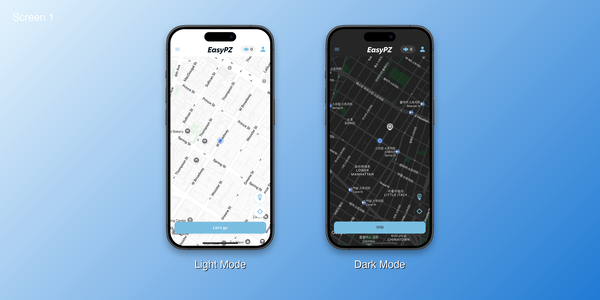
#> input picture src/assets/projects/easypz/easypz-screens-0.png, 600 x 300 px
$ python -i create_paired_screenshots.py   (imports and definitions only)
#> lines starting #> are read from the running program, lines starting #| are printed output that depends on the picture; after the words box and inside, x2 and y2 are one past the last pixel; in counts of white or black regions, pixels touching at a corner belong together
#> further down, picture is the input picture: PIL image 600x300 RGB; mean R, G, B 128.8, 168, 204.8
#!/usr/bin/env python3
"""
Create paired light/dark mode screenshots with beautiful backgrounds
for the EasyPZ app showcase.
"""

import os
from PIL import Image, ImageDraw, ImageFilter, ImageFont
import numpy as np

# [24 lines left out: function create_gradient_background, not called in this run]

def add_drop_shadow(image, offset=(0, 15), blur=25, opacity=0.35):
    """Add a drop shadow to an image with proper alpha handling"""
#> called with offset = (0, 15), blur = 25, opacity = 0.35
    if image.mode != 'RGBA':
        image = image.convert('RGBA')

    # Create a larger canvas for the shadow
    total_width = image.width + abs(offset[0]) + blur * 4
    total_height = image.height + abs(offset[1]) + blur * 4

    # Create final composite image
    final = Image.new('RGBA', (total_width, total_height), (0, 0, 0, 0))
#> final: PIL image 700x415 RGBA; every value is 0

    # Extract alpha channel and threshold it to remove semi-transparent pixels
    _, _, _, alpha = image.split()
#> alpha: PIL image 600x300 L; every value is 255
    # Create a clean alpha mask by thresholding - this removes antialiasing artifacts
    alpha_array = np.array(alpha)
    # Only keep pixels that are reasonably opaque
    clean_alpha = np.where(alpha_array > 10, alpha_array, 0)
    alpha_clean = Image.fromarray(clean_alpha.astype('uint8'))

    # Create shadow from the cleaned alpha
    shadow_layer = Image.new('L', (total_width, total_height), 0)
#> shadow_layer: PIL image 700x415 L; every value is 0
    shadow_layer.paste(alpha_clean, (blur * 2 + offset[0], blur * 2 + offset[1]))
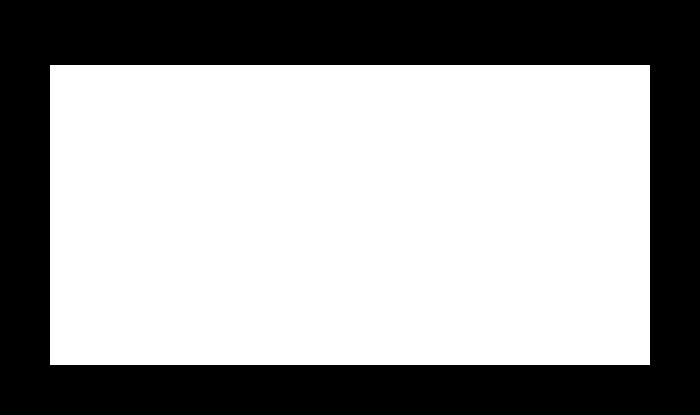
#> shadow_layer: PIL image 700x415 L; 62% white; 1 black region, box (x1, y1, x2, y2) and area: (0, 0, 700, 415) 110500

    # Apply multiple blur passes for smoother shadow
    for _ in range(3):
        shadow_layer = shadow_layer.filter(ImageFilter.GaussianBlur(radius=blur // 3))
#> this loop made 3 passes
#> pass 1, in add_drop_shadow, `shadow_layer = shadow_layer.filter(ImageFilter.GaussianBlur(radius=blu..`:
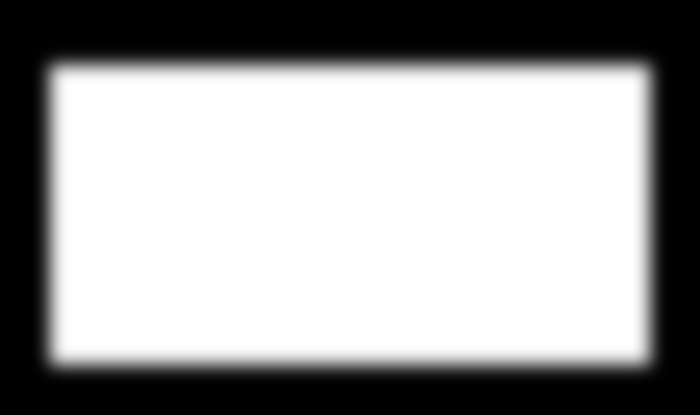
#> shadow_layer: PIL image 700x415 L; min 0, max 255, mean 158
#> pass 3, in add_drop_shadow, `shadow_layer = shadow_layer.filter(ImageFilter.GaussianBlur(radius=blu..`:
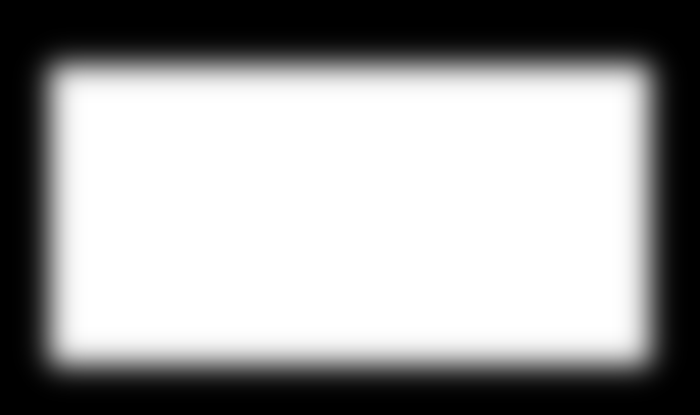
#> shadow_layer: PIL image 700x415 L; min 0, max 255, mean 158

    # Apply opacity
    shadow_layer = shadow_layer.point(lambda x: int(x * opacity))
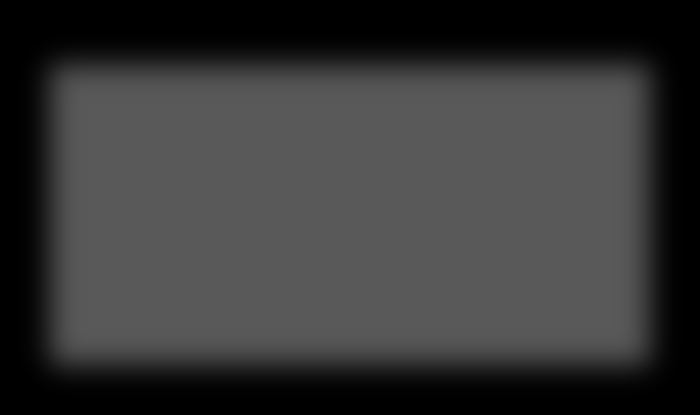
#> shadow_layer: PIL image 700x415 L; min 0, max 89, mean 55

    # Create black shadow with this alpha
    shadow = Image.new('RGBA', (total_width, total_height), (0, 0, 0, 0))
    shadow.putalpha(shadow_layer)
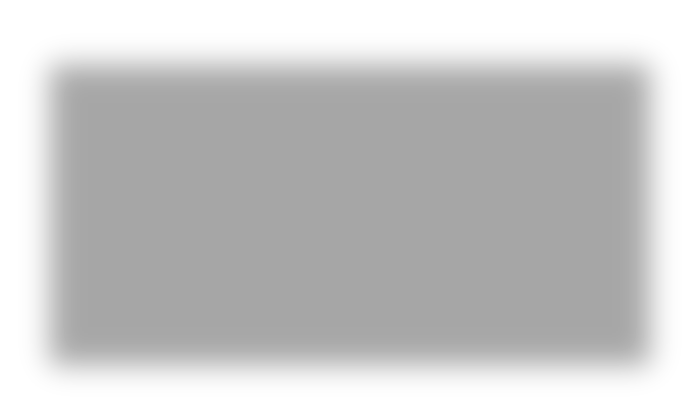
#> shadow: PIL image 700x415 RGBA; mean R, G, B, A 0, 0, 0, 55; transparent parts drawn white

    # Paste shadow first
    final.alpha_composite(shadow, (0, 0))

    # Paste original image on top
    final.alpha_composite(image, (blur * 2, blur * 2))
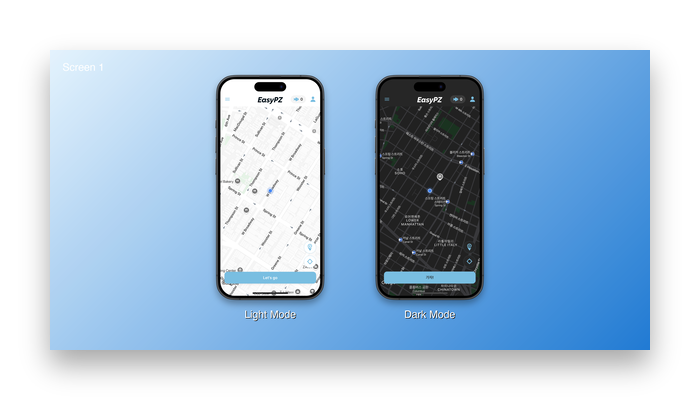
#> final: PIL image 700x415 RGBA; mean R, G, B, A 79.8, 104.1, 126.9, 162; transparent parts drawn white

    return final

# [156 lines left out: functions create_paired_screenshot, create_showcase_grid, main, not called in this run]

# [2 lines not run here, left out]

>>> from PIL import Image
>>> picture = Image.open('easypz-screens-0.png')
>>> result = add_drop_shadow(picture)
